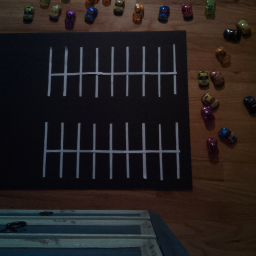
#> input picture ParkingLot/Images/big_empty.png, 256 x 256 px
$ python ConfigTest.py
#> lines starting #> are read from the running program, lines starting #| are printed output that depends on the picture
### Utils/ImageProcessingUtils.py
import sys
import numpy as np
from PIL import Image

#convert a png image to grayscale, save the gray-scale image with name of _gray for testing purposes, return 2D array of  gray-scale values
def pngToGrayArray(png_img):
#> called with png_img = 'Images/big_empty.png'
    img = Image.open(png_img)
#> img is the input picture: PIL image 256x256 RGB; mean R, G, B 37, 31.5, 31.5
    arrayForm = np.array(img)
    grImageArray = toGray(arrayForm)
    grImage = Image.fromarray(np.uint8(grImageArray), 'L')
    grImage.save("_gray.png")
    return grImageArray

# Create an image to display, from a 2D array of pixel values
def DisplayImgArray(img):
     grImage = Image.fromarray(np.uint8(img), 'L')
     grImage.show()

#convert 3D array of pixel values, to gray-scale 2D array of pixel values
def toGray(img):
    if hasattr(img, 'shape') == 0:
        sys.exit('ERROR image must be 3D array. Provided object does not have shape attribute')
    if len(img.shape) != 3:
        sys.exit('ERROR image must be encoded as 3D: row, col, plane')
    return  np.dot(img[...,:3], [.299, .587, .114])
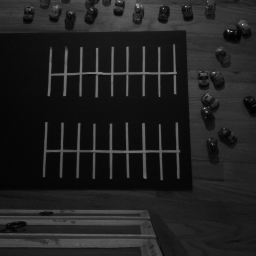
#> returned value: shape (256, 256) float64; min 1.48, max 225.6, mean 33.2

### Utils/PixelUtils.py
import sys
import numpy as np
from PIL import Image
import csv
import os.path # for checking if file exists
from numpy import genfromtxt


#class for the configuration of parking spot boundaries in terms of pixel-counts
class PixelBlockSet:
    def __init__(self, numPspots):
        self.numPspots = numPspots
        self.pslot_origins = np.empty([numPspots, 2], dtype=int)

    def SetOriginRow(self, row):
        self.origin_row = row

    def SetOriginCol(self, col):
        self.origin_col = col

    def SetLength(self, length):
        self.length = length

    def SetWidth(self, width):
        self.width = width

    #initializes the pixel block's attributes
    # [47 lines left out: functions Config, SetPixelBlockOrigins, MarkConfigurationBounds, not called in this run]

    pslot_origins = []
    origin_row = 0
    origin_col = 0

    width = 0
    length = 0
    spaceAmongMembers = 0
    numPspots = 0

class PixelBlockSetCollection:

    def __init__(self, numSets, filename):
        self.numSets = numSets
        if(os.path.isfile(filename) == True):
            self.ConfigFromFile(filename)
        else:
            print("Supplied Configuration File is not present on current path")

    #sets the threhold for the allowed cumulative pixel difference
    def SetMaxAllowedDiffForEmpty(self, threshold):
        self.threshold = threshold

    # [65 lines left out: functions ConfigFromFile, CompareImgs, GetImageDiffs, not called in this run]


    def DisplayConfigurationBounds(self, imgArray):
        for set in self.Sets:
            set.MarkConfigurationBounds(imgArray)
        PNG_IMAGE = Image.fromarray(np.uint8(imgArray), 'L')
        PNG_IMAGE.show()

    Sets = []
    numSets = 0
    threshold = 0

### ParkingLot/ConfigTest.py
import sys
sys.path.insert(0, '../Utils/')
import PixelUtils as PU
import ImageProcessingUtils as IPU

#given a png image, create 2D gray-scale array
empty = IPU.pngToGrayArray("Images/big_empty.png")
#create a collection of pixel sets, with each bound on the coordinates specified by demoConfig.csv
test = PU.PixelBlockSetCollection(10, "demoConfig.csv")
#overlay the bounds of the pixel blocks on the provided 2D gray-scale array
test.DisplayConfigurationBounds(empty)
